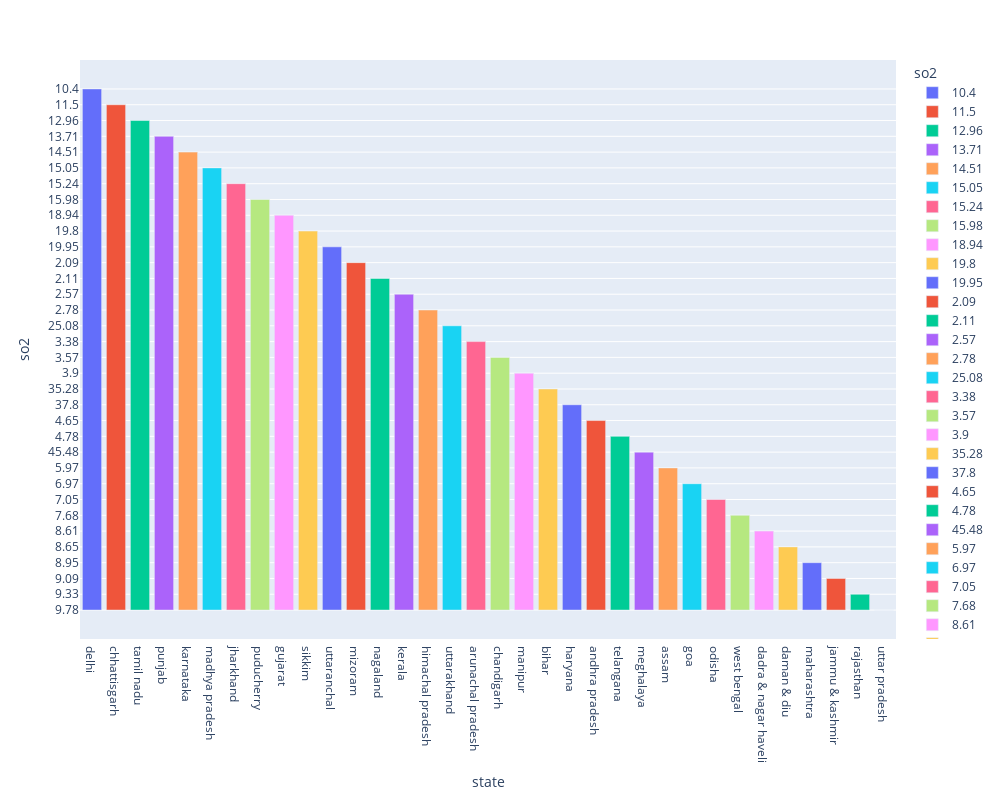

The notebook cell saved with this chart:
### Code cell
import plotly.express as px
fig=px.bar(data_frame=df_sort_so2,x="state",y="so2",color="so2",hover_data=['state','so2'],width=1000, height=800)
fig.show()

### Figure 1 — Plotly figure (JSON) as saved in the notebook; plotly's stock layout.template omitted (floating-point values rounded to 4 significant figures)
{"data": [{"alignmentgroup": "True", "customdata": [["delhi", "10.4"]], "hovertemplate": "so2=%{customdata[1]}<br>state=%{customdata[0]}<extra></extra>", "legendgroup": "10.4", "marker": {"color": "#636efa"}, "name": "10.4", "offsetgroup": "10.4", "orientation": "v", "showlegend": true, "textposition": "auto", "type": "bar", "x": ["delhi"], "xaxis": "x", "y": ["10.4"], "yaxis": "y"}, {"alignmentgroup": "True", "customdata": [["chhattisgarh", "11.5"]], "hovertemplate": "so2=%{customdata[1]}<br>state=%{customdata[0]}<extra></extra>", "legendgroup": "11.5", "marker": {"color": "#EF553B"}, "name": "11.5", "offsetgroup": "11.5", "orientation": "v", "showlegend": true, "textposition": "auto", "type": "bar", "x": ["chhattisgarh"], "xaxis": "x", "y": ["11.5"], "yaxis": "y"}, {"alignmentgroup": "True", "customdata": [["tamil nadu", "12.96"]], "hovertemplate": "so2=%{customdata[1]}<br>state=%{customdata[0]}<extra></extra>", "legendgroup": "12.96", "marker": {"color": "#00cc96"}, "name": "12.96", "offsetgroup": "12.96", "orientation": "v", "showlegend": true, "textposition": "auto", "type": "bar", "x": ["tamil nadu"], "xaxis": "x", "y": ["12.96"], "yaxis": "y"}, {"alignmentgroup": "True", "customdata": [["punjab", "13.71"]], "hovertemplate": "so2=%{customdata[1]}<br>state=%{customdata[0]}<extra></extra>", "legendgroup": "13.71", "marker": {"color": "#ab63fa"}, "name": "13.71", "offsetgroup": "13.71", "orientation": "v", "showlegend": true, "textposition": "auto", "type": "bar", "x": ["punjab"], "xaxis": "x", "y": ["13.71"], "yaxis": "y"}, {"alignmentgroup": "True", "customdata": [["karnataka", "14.51"]], "hovertemplate": "so2=%{customdata[1]}<br>state=%{customdata[0]}<extra></extra>", "legendgroup": "14.51", "marker": {"color": "#FFA15A"}, "name": "14.51", "offsetgroup": "14.51", "orientation": "v", "showlegend": true, "textposition": "auto", "type": "bar", "x": ["karnataka"], "xaxis": "x", "y": ["14.51"], "yaxis": "y"}, {"alignmentgroup": "True", "customdata": [["madhya pradesh", "15.05"]], "hovertemplate": "so2=%{customdata[1]}<br>state=%{customdata[0]}<extra></extra>", "legendgroup": "15.05", "marker": {"color": "#19d3f3"}, "name": "15.05", "offsetgroup": "15.05", "orientation": "v", "showlegend": true, "textposition": "auto", "type": "bar", "x": ["madhya pradesh"], "xaxis": "x", "y": ["15.05"], "yaxis": "y"}, {"alignmentgroup": "True", "customdata": [["jharkhand", "15.24"]], "hovertemplate": "so2=%{customdata[1]}<br>state=%{customdata[0]}<extra></extra>", "legendgroup": "15.24", "marker": {"color": "#FF6692"}, "name": "15.24", "offsetgroup": "15.24", "orientation": "v", "showlegend": true, "textposition": "auto", "type": "bar", "x": ["jharkhand"], "xaxis": "x", "y": ["15.24"], "yaxis": "y"}, {"alignmentgroup": "True", "customdata": [["puducherry", "15.98"]], "hovertemplate": "so2=%{customdata[1]}<br>state=%{customdata[0]}<extra></extra>", "legendgroup": "15.98", "marker": {"color": "#B6E880"}, "name": "15.98", "offsetgroup": "15.98", "orientation": "v", "showlegend": true, "textposition": "auto", "type": "bar", "x": ["puducherry"], "xaxis": "x", "y": ["15.98"], "yaxis": "y"}, {"alignmentgroup": "True", "customdata": [["gujarat", "18.94"]], "hovertemplate": "so2=%{customdata[1]}<br>state=%{customdata[0]}<extra></extra>", "legendgroup": "18.94", "marker": {"color": "#FF97FF"}, "name": "18.94", "offsetgroup": "18.94", "orientation": "v", "showlegend": true, "textposition": "auto", "type": "bar", "x": ["gujarat"], "xaxis": "x", "y": ["18.94"], "yaxis": "y"}, {"alignmentgroup": "True", "customdata": [["sikkim", "19.8"]], "hovertemplate": "so2=%{customdata[1]}<br>state=%{customdata[0]}<extra></extra>", "legendgroup": "19.8", "marker": {"color": "#FECB52"}, "name": "19.8", "offsetgroup": "19.8", "orientation": "v", "showlegend": true, "textposition": "auto", "type": "bar", "x": ["sikkim"], "xaxis": "x", "y": ["19.8"], "yaxis": "y"}, {"alignmentgroup": "True", "customdata": [["uttaranchal", "19.95"]], "hovertemplate": "so2=%{customdata[1]}<br>state=%{customdata[0]}<extra></extra>", "legendgroup": "19.95", "marker": {"color": "#636efa"}, "name": "19.95", "offsetgroup": "19.95", "orientation": "v", "showlegend": true, "textposition": "auto", "type": "bar", "x": ["uttaranchal"], "xaxis": "x", "y": ["19.95"], "yaxis": "y"}, {"alignmentgroup": "True", "customdata": [["mizoram", "2.09"]], "hovertemplate": "so2=%{customdata[1]}<br>state=%{customdata[0]}<extra></extra>", "legendgroup": "2.09", "marker": {"color": "#EF553B"}, "name": "2.09", "offsetgroup": "2.09", "orientation": "v", "showlegend": true, "textposition": "auto", "type": "bar", "x": ["mizoram"], "xaxis": "x", "y": ["2.09"], "yaxis": "y"}, {"alignmentgroup": "True", "customdata": [["nagaland", "2.11"]], "hovertemplate": "so2=%{customdata[1]}<br>state=%{customdata[0]}<extra></extra>", "legendgroup": "2.11", "marker": {"color": "#00cc96"}, "name": "2.11", "offsetgroup": "2.11", "orientation": "v", "showlegend": true, "textposition": "auto", "type": "bar", "x": ["nagaland"], "xaxis": "x", "y": ["2.11"], "yaxis": "y"}, {"alignmentgroup": "True", "customdata": [["kerala", "2.57"]], "hovertemplate": "so2=%{customdata[1]}<br>state=%{customdata[0]}<extra></extra>", "legendgroup": "2.57", "marker": {"color": "#ab63fa"}, "name": "2.57", "offsetgroup": "2.57", "orientation": "v", "showlegend": true, "textposition": "auto", "type": "bar", "x": ["kerala"], "xaxis": "x", "y": ["2.57"], "yaxis": "y"}, {"alignmentgroup": "True", "customdata": [["himachal pradesh", "2.78"]], "hovertemplate": "so2=%{customdata[1]}<br>state=%{customdata[0]}<extra></extra>", "legendgroup": "2.78", "marker": {"color": "#FFA15A"}, "name": "2.78", "offsetgroup": "2.78", "orientation": "v", "showlegend": true, "textposition": "auto", "type": "bar", "x": ["himachal pradesh"], "xaxis": "x", "y": ["2.78"], "yaxis": "y"}, {"alignmentgroup": "True", "customdata": [["uttarakhand", "25.08"]], "hovertemplate": "so2=%{customdata[1]}<br>state=%{customdata[0]}<extra></extra>", "legendgroup": "25.08", "marker": {"color": "#19d3f3"}, "name": "25.08", "offsetgroup": "25.08", "orientation": "v", "showlegend": true, "textposition": "auto", "type": "bar", "x": ["uttarakhand"], "xaxis": "x", "y": ["25.08"], "yaxis": "y"}, {"alignmentgroup": "True", "customdata": [["arunachal pradesh", "3.38"]], "hovertemplate": "so2=%{customdata[1]}<br>state=%{customdata[0]}<extra></extra>", "legendgroup": "3.38", "marker": {"color": "#FF6692"}, "name": "3.38", "offsetgroup": "3.38", "orientation": "v", "showlegend": true, "textposition": "auto", "type": "bar", "x": ["arunachal pradesh"], "xaxis": "x", "y": ["3.38"], "yaxis": "y"}, {"alignmentgroup": "True", "customdata": [["chandigarh", "3.57"]], "hovertemplate": "so2=%{customdata[1]}<br>state=%{customdata[0]}<extra></extra>", "legendgroup": "3.57", "marker": {"color": "#B6E880"}, "name": "3.57", "offsetgroup": "3.57", "orientation": "v", "showlegend": true, "textposition": "auto", "type": "bar", "x": ["chandigarh"], "xaxis": "x", "y": ["3.57"], "yaxis": "y"}, {"alignmentgroup": "True", "customdata": [["manipur", "3.9"]], "hovertemplate": "so2=%{customdata[1]}<br>state=%{customdata[0]}<extra></extra>", "legendgroup": "3.9", "marker": {"color": "#FF97FF"}, "name": "3.9", "offsetgroup": "3.9", "orientation": "v", "showlegend": true, "textposition": "auto", "type": "bar", "x": ["manipur"], "xaxis": "x", "y": ["3.9"], "yaxis": "y"}, {"alignmentgroup": "True", "customdata": [["bihar", "35.28"]], "hovertemplate": "so2=%{customdata[1]}<br>state=%{customdata[0]}<extra></extra>", "legendgroup": "35.28", "marker": {"color": "#FECB52"}, "name": "35.28", "offsetgroup": "35.28", "orientation": "v", "showlegend": true, "textposition": "auto", "type": "bar", "x": ["bihar"], "xaxis": "x", "y": ["35.28"], "yaxis": "y"}, {"alignmentgroup": "True", "customdata": [["haryana", "37.8"]], "hovertemplate": "so2=%{customdata[1]}<br>state=%{customdata[0]}<extra></extra>", "legendgroup": "37.8", "marker": {"color": "#636efa"}, "name": "37.8", "offsetgroup": "37.8", "orientation": "v", "showlegend": true, "textposition": "auto", "type": "bar", "x": ["haryana"], "xaxis": "x", "y": ["37.8"], "yaxis": "y"}, {"alignmentgroup": "True", "customdata": [["andhra pradesh", "4.65"]], "hovertemplate": "so2=%{customdata[1]}<br>state=%{customdata[0]}<extra></extra>", "legendgroup": "4.65", "marker": {"color": "#EF553B"}, "name": "4.65", "offsetgroup": "4.65", "orientation": "v", "showlegend": true, "textposition": "auto", "type": "bar", "x": ["andhra pradesh"], "xaxis": "x", "y": ["4.65"], "yaxis": "y"}, {"alignmentgroup": "True", "customdata": [["telangana", "4.78"]], "hovertemplate": "so2=%{customdata[1]}<br>state=%{customdata[0]}<extra></extra>", "legendgroup": "4.78", "marker": {"color": "#00cc96"}, "name": "4.78", "offsetgroup": "4.78", "orientation": "v", "showlegend": true, "textposition": "auto", "type": "bar", "x": ["telangana"], "xaxis": "x", "y": ["4.78"], "yaxis": "y"}, {"alignmentgroup": "True", "customdata": [["meghalaya", "45.48"]], "hovertemplate": "so2=%{customdata[1]}<br>state=%{customdata[0]}<extra></extra>", "legendgroup": "45.48", "marker": {"color": "#ab63fa"}, "name": "45.48", "offsetgroup": "45.48", "orientation": "v", "showlegend": true, "textposition": "auto", "type": "bar", "x": ["meghalaya"], "xaxis": "x", "y": ["45.48"], "yaxis": "y"}, {"alignmentgroup": "True", "customdata": [["assam", "5.97"]], "hovertemplate": "so2=%{customdata[1]}<br>state=%{customdata[0]}<extra></extra>", "legendgroup": "5.97", "marker": {"color": "#FFA15A"}, "name": "5.97", "offsetgroup": "5.97", "orientation": "v", "showlegend": true, "textposition": "auto", "type": "bar", "x": ["assam"], "xaxis": "x", "y": ["5.97"], "yaxis": "y"}, {"alignmentgroup": "True", "customdata": [["goa", "6.97"]], "hovertemplate": "so2=%{customdata[1]}<br>state=%{customdata[0]}<extra></extra>", "legendgroup": "6.97", "marker": {"color": "#19d3f3"}, "name": "6.97", "offsetgroup": "6.97", "orientation": "v", "showlegend": true, "textposition": "auto", "type": "bar", "x": ["goa"], "xaxis": "x", "y": ["6.97"], "yaxis": "y"}, {"alignmentgroup": "True", "customdata": [["odisha", "7.05"]], "hovertemplate": "so2=%{customdata[1]}<br>state=%{customdata[0]}<extra></extra>", "legendgroup": "7.05", "marker": {"color": "#FF6692"}, "name": "7.05", "offsetgroup": "7.05", "orientation": "v", "showlegend": true, "textposition": "auto", "type": "bar", "x": ["odisha"], "xaxis": "x", "y": ["7.05"], "yaxis": "y"}, {"alignmentgroup": "True", "customdata": [["west bengal", "7.68"]], "hovertemplate": "so2=%{customdata[1]}<br>state=%{customdata[0]}<extra></extra>", "legendgroup": "7.68", "marker": {"color": "#B6E880"}, "name": "7.68", "offsetgroup": "7.68", "orientation": "v", "showlegend": true, "textposition": "auto", "type": "bar", "x": ["west bengal"], "xaxis": "x", "y": ["7.68"], "yaxis": "y"}, {"alignmentgroup": "True", "customdata": [["dadra & nagar haveli", "8.61"]], "hovertemplate": "so2=%{customdata[1]}<br>state=%{customdata[0]}<extra></extra>", "legendgroup": "8.61", "marker": {"color": "#FF97FF"}, "name": "8.61", "offsetgroup": "8.61", "orientation": "v", "showlegend": true, "textposition": "auto", "type": "bar", "x": ["dadra & nagar haveli"], "xaxis": "x", "y": ["8.61"], "yaxis": "y"}, {"alignmentgroup": "True", "customdata": [["daman & diu", "8.65"]], "hovertemplate": "so2=%{customdata[1]}<br>state=%{customdata[0]}<extra></extra>", "legendgroup": "8.65", "marker": {"color": "#FECB52"}, "name": "8.65", "offsetgroup": "8.65", "orientation": "v", "showlegend": true, "textposition": "auto", "type": "bar", "x": ["daman & diu"], "xaxis": "x", "y": ["8.65"], "yaxis": "y"}, {"alignmentgroup": "True", "customdata": [["maharashtra", "8.95"]], "hovertemplate": "so2=%{customdata[1]}<br>state=%{customdata[0]}<extra></extra>", "legendgroup": "8.95", "marker": {"color": "#636efa"}, "name": "8.95", "offsetgroup": "8.95", "orientation": "v", "showlegend": true, "textposition": "auto", "type": "bar", "x": ["maharashtra"], "xaxis": "x", "y": ["8.95"], "yaxis": "y"}, {"alignmentgroup": "True", "customdata": [["jammu & kashmir", "9.09"]], "hovertemplate": "so2=%{customdata[1]}<br>state=%{customdata[0]}<extra></extra>", "legendgroup": "9.09", "marker": {"color": "#EF553B"}, "name": "9.09", "offsetgroup": "9.09", "orientation": "v", "showlegend": true, "textposition": "auto", "type": "bar", "x": ["jammu & kashmir"], "xaxis": "x", "y": ["9.09"], "yaxis": "y"}, {"alignmentgroup": "True", "customdata": [["rajasthan", "9.33"]], "hovertemplate": "so2=%{customdata[1]}<br>state=%{customdata[0]}<extra></extra>", "legendgroup": "9.33", "marker": {"color": "#00cc96"}, "name": "9.33", "offsetgroup": "9.33", "orientation": "v", "showlegend": true, "textposition": "auto", "type": "bar", "x": ["rajasthan"], "xaxis": "x", "y": ["9.33"], "yaxis": "y"}, {"alignmentgroup": "True", "customdata": [["uttar pradesh", "9.78"]], "hovertemplate": "so2=%{customdata[1]}<br>state=%{customdata[0]}<extra></extra>", "legendgroup": "9.78", "marker": {"color": "#ab63fa"}, "name": "9.78", "offsetgroup": "9.78", "orientation": "v", "showlegend": true, "textposition": "auto", "type": "bar", "x": ["uttar pradesh"], "xaxis": "x", "y": ["9.78"], "yaxis": "y"}], "layout": {"barmode": "relative", "height": 800, "legend": {"title": {"text": "so2"}, "tracegroupgap": 0}, "margin": {"t": 60}, "width": 1000, "xaxis": {"anchor": "y", "domain": [0, 1], "title": {"text": "state"}}, "yaxis": {"anchor": "x", "categoryarray": ["9.78", "9.33", "9.09", "8.95", "8.65", "8.61", "7.68", "7.05", "6.97", "5.97", "45.48", "4.78", "4.65", "37.8", "35.28", "3.9", "3.57", "3.38", "25.08", "2.78", "2.57", "2.11", "2.09", "19.95", "19.8", "18.94", "15.98", "15.24", "15.05", "14.51", "13.71", "12.96", "11.5", "10.4"], "categoryorder": "array", "domain": [0, 1], "title": {"text": "so2"}}}}
